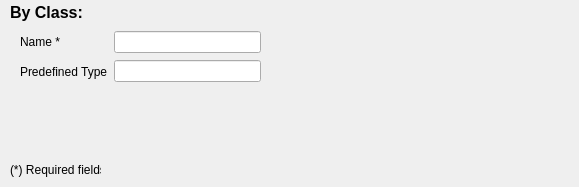
<?xml version="1.0" encoding="UTF-8"?>
<ui version="4.0">
 <class>FilterClassWindow</class>
 <widget class="QMainWindow" name="FilterClassWindow">
  <property name="geometry">
   <rect>
    <x>0</x>
    <y>0</y>
    <width>579</width>
    <height>187</height>
   </rect>
  </property>
  <property name="windowTitle">
   <string>MainWindow</string>
  </property>
  <widget class="QWidget" name="centralwidget">
   <widget class="QLabel" name="lbl_editing_title">
    <property name="geometry">
     <rect>
      <x>10</x>
      <y>0</y>
      <width>98</width>
      <height>24</height>
     </rect>
    </property>
    <property name="font">
     <font>
      <family>Arial</family>
      <pointsize>12</pointsize>
      <weight>75</weight>
      <bold>true</bold>
     </font>
    </property>
    <property name="text">
     <string>By Class:</string>
    </property>
   </widget>
   <widget class="QLabel" name="label_3">
    <property name="geometry">
     <rect>
      <x>10</x>
      <y>160</y>
      <width>91</width>
      <height>19</height>
     </rect>
    </property>
    <property name="text">
     <string>(*) Required fields</string>
    </property>
   </widget>
   <widget class="QWidget" name="layoutWidget">
    <property name="geometry">
     <rect>
      <x>20</x>
      <y>30</y>
      <width>241</width>
      <height>54</height>
     </rect>
    </property>
    <layout class="QHBoxLayout" name="horizontalLayout">
     <item>
      <layout class="QVBoxLayout" name="verticalLayout">
       <item>
        <widget class="QLabel" name="lbl_name">
         <property name="text">
          <string>Name *</string>
         </property>
        </widget>
       </item>
       <item>
        <widget class="QLabel" name="lbl_type">
         <property name="text">
          <string>Predefined Type</string>
         </property>
        </widget>
       </item>
      </layout>
     </item>
     <item>
      <layout class="QVBoxLayout" name="verticalLayout_2">
       <item>
        <widget class="CustomLineEdit" name="txt_name"/>
       </item>
       <item>
        <widget class="CustomLineEdit" name="txt_type"/>
       </item>
      </layout>
     </item>
    </layout>
   </widget>
  </widget>
 </widget>
 <customwidgets>
  <customwidget>
   <class>CustomLineEdit</class>
   <extends>QLineEdit</extends>
   <header>myWidgets.h</header>
  </customwidget>
 </customwidgets>
 <resources/>
 <connections/>
</ui>
